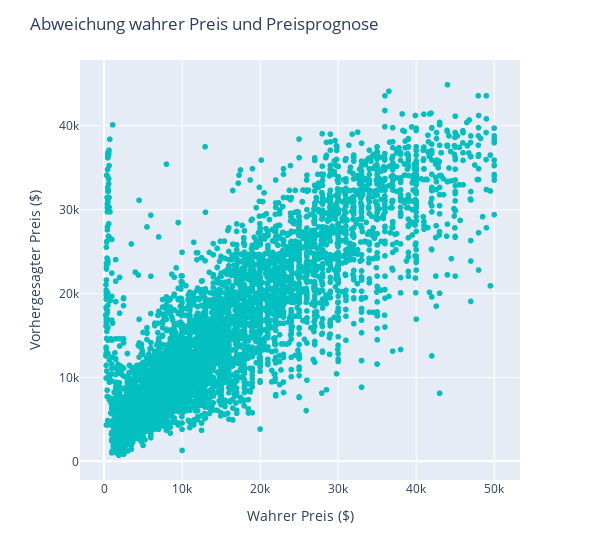

The code cell stored with this chart in its notebook:
### Code cell
fig = px.scatter(x=y_test, y=y_pred_cv, color_discrete_sequence=[COLORS[1]])
fig.layout.xaxis.title = "Wahrer Preis ($)"
fig.layout.yaxis.title = "Vorhergesagter Preis ($)"
fig.layout.width = 600
fig.layout.title = "Abweichung wahrer Preis und Preisprognose"
fig.show()

### Figure 1 — Plotly figure (JSON) as saved in the notebook; plotly's stock layout.template omitted (floating-point values rounded to 4 significant figures; data arrays with more than 128 entries replaced by an {"elided": "..."} marker saying what was removed)
{"data": [{"hovertemplate": "x=%{x}<br>y=%{y}<extra></extra>", "legendgroup": "", "marker": {"color": "#04bfbf", "symbol": "circle"}, "mode": "markers", "name": "", "showlegend": false, "type": "scattergl", "x": {"elided": "6555 int values"}, "xaxis": "x", "y": {"elided": "6555 float values"}, "yaxis": "y"}], "layout": {"legend": {"tracegroupgap": 0}, "margin": {"t": 60}, "title": {"text": "Abweichung wahrer Preis und Preisprognose"}, "width": 600, "xaxis": {"anchor": "y", "domain": [0, 1], "title": {"text": "Wahrer Preis ($)"}}, "yaxis": {"anchor": "x", "domain": [0, 1], "title": {"text": "Vorhergesagter Preis ($)"}}}}
